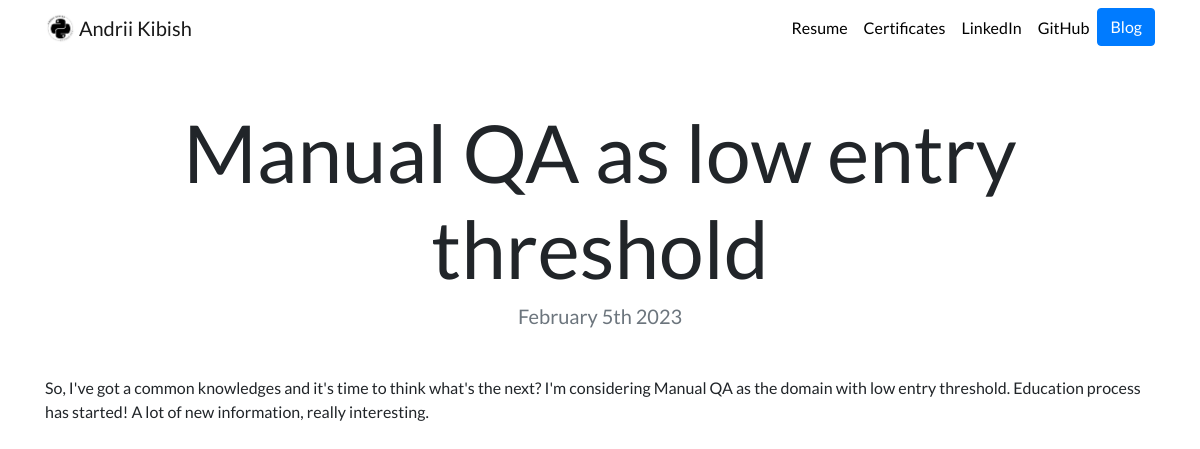
The app's page /blog/2/ with its own data.
### blog/models.py (models this page shows, shortened)
class Blog(models.Model):
    title = models.CharField(max_length=128)
    date = models.DateField()
    description = models.CharField(max_length=256)
    blog_text = models.TextField()

### blog/views.py (the view)
# urls.py: path('<int:blog_id>/', views.detail, name='detail'),
def detail(request, blog_id):
    blog = get_object_or_404(Blog, pk=blog_id)
    return render(request, 'blog/detail.html', {'blog': blog})

### blog/templates/blog/detail.html
{% extends "portfolio/base.html" %}
{% load static %}
{% block content %}
<h1 class="text-center mt-5" id="blogdetailtitle">{{ blog.title }}</h1>
<h5 class="text-center text-muted mb-5">{{ blog.date|date:'F jS Y' }}</h5>
{{ blog.blog_text|safe }}
{% endblock %}

### portfolio/static/portfolio/custom.css (style rules this page uses)
body { font-family: 'Lato', sans-serif; }
@media (min-width: 992px) { #blogdetailtitle { font-size: 5rem; } }

### records on screen
Blog: title "Manual QA as low entry threshold", date "February 5th 2023", blog_text "So, I've got a common knowledges and it's time to think what's the next? I'm considering Manual QA as the domain with low entry threshold. Education process has started! A lot of new information, really interesting."
